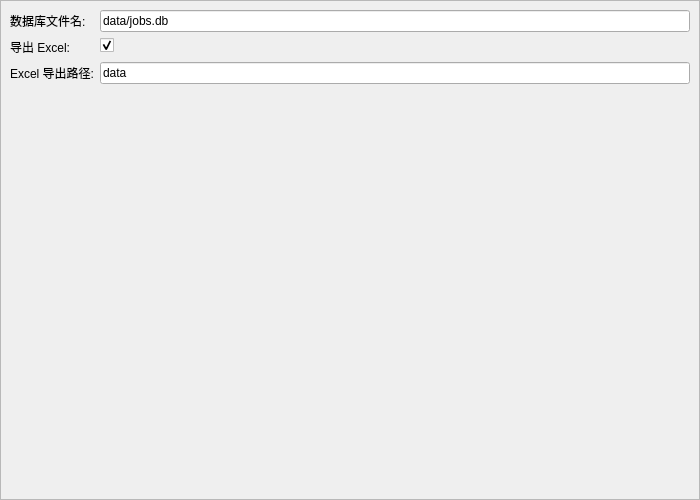
<?xml version="1.0" encoding="UTF-8"?>
<ui version="4.0">
 <class>DatabaseSettingsPageWidget</class>
 <widget class="QWidget" name="DatabaseSettingsPageWidget">
  <property name="geometry">
   <rect>
    <x>0</x>
    <y>0</y>
    <width>700</width>
    <height>500</height>
   </rect>
  </property>
  <property name="windowTitle">
   <string>数据库配置</string>
  </property>
  <layout class="QVBoxLayout" name="pageVerticalLayout">
   <property name="leftMargin">
    <number>0</number>
   </property>
   <property name="topMargin">
    <number>0</number>
   </property>
   <property name="rightMargin">
    <number>0</number>
   </property>
   <property name="bottomMargin">
    <number>0</number>
   </property>
   <item>
    <widget class="QScrollArea" name="scrollArea">
     <property name="widgetResizable">
      <bool>true</bool>
     </property>
     <widget class="QWidget" name="scrollAreaWidgetContents_database">
      <property name="geometry">
       <rect>
        <x>0</x>
        <y>0</y>
        <width>698</width>
        <height>498</height>
       </rect>
      </property>
      <layout class="QFormLayout" name="databaseFormLayout">
       <item row="0" column="0">
        <widget class="QLabel" name="dbFilenameLabel">
         <property name="text">
          <string>数据库文件名:</string>
         </property>
        </widget>
       </item>
       <item row="0" column="1">
        <widget class="QLineEdit" name="dbFilenameLineEdit">
         <property name="text">
          <string>data/jobs.db</string>
         </property>
        </widget>
       </item>
       <item row="1" column="0">
        <widget class="QLabel" name="exportExcelLabel">
         <property name="text">
          <string>导出 Excel:</string>
         </property>
        </widget>
       </item>
       <item row="1" column="1">
        <widget class="QCheckBox" name="exportExcelCheckBox">
         <property name="text">
          <string/>
         </property>
         <property name="checked">
          <bool>true</bool>
         </property>
        </widget>
       </item>
       <item row="2" column="0">
        <widget class="QLabel" name="excelPathLabel">
         <property name="text">
          <string>Excel 导出路径:</string>
         </property>
        </widget>
       </item>
       <item row="2" column="1">
        <widget class="QLineEdit" name="excelPathLineEdit">
         <property name="text">
          <string>data</string>
         </property>
        </widget>
       </item>
      </layout>
     </widget>
    </widget>
   </item>
  </layout>
 </widget>
 <resources/>
 <connections/>
</ui>
